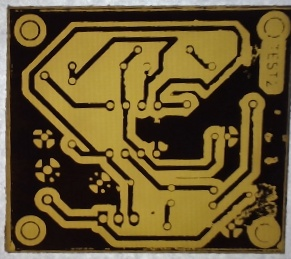
#> input picture pcb-dataset/pcb/3_pcb_output3069.jpg, 291 x 259 px, found by its file name
$ python pcb-main-detection.py
#> lines starting #> are read from the running program, lines starting #| are printed output that depends on the picture; after the words box and inside, x2 and y2 are one past the last pixel; in counts of white or black regions, pixels touching at a corner belong together
import cv2
import numpy as np
import matplotlib.pyplot as plt

# C:\Users\ASUS\Desktop\pcb_detection\pcb-dataset\pcb\pcb_test2.png
# template = cv2.imread("pcb-dataset\pcb\pcb_test2.png", cv2.IMREAD_GRAYSCALE)
template = cv2.imread("pcb-dataset/pcb/3_pcb_output3069.jpg", cv2.IMREAD_GRAYSCALE)
#> template: shape (259, 291); min 0, max 240, mean 88.1
defective = cv2.imread("pcb-dataset/pcb/2_pcb_output9493.jpg", cv2.IMREAD_GRAYSCALE)
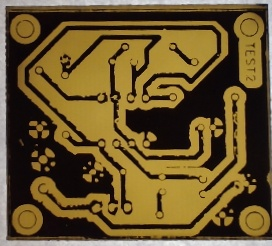
#> input picture pcb-dataset/pcb/2_pcb_output9493.jpg, 272 x 246 px, found by its file name
#> defective: shape (246, 272); min 0, max 243, mean 86
# defective = cv2.imread("pcb-dataset/pcb/1_pcb_output4505.jpg", cv2.IMREAD_GRAYSCALE)

min_height = min(template.shape[0], defective.shape[0])
#> min_height = 246
min_width = min(template.shape[1], defective.shape[1])
#> min_width = 272

# Resize ทั้งสองภาพให้มีขนาดเท่ากันตามขนาดที่เล็กที่สุด
template = cv2.resize(template, (min_width, min_height))
#> template: shape (246, 272)
defective = cv2.resize(defective, (min_width, min_height))


# Preprocessing
def preprocess(img):
    img = cv2.GaussianBlur(img, (5, 5), 0)
    clahe = cv2.createCLAHE(clipLimit=2.0, tileGridSize=(8, 8))
    return clahe.apply(img)


template_proc = preprocess(template)
defective_proc = preprocess(defective)
#> in preprocess (call 2), `img = cv2.GaussianBlur(img, (5, 5), 0)`:
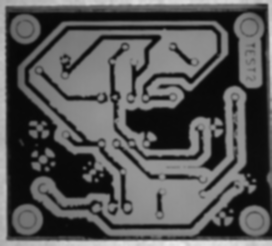
#> img: shape (246, 272); min 7, max 235, mean 86
#> in preprocess (call 2), `return clahe.apply(img)`:
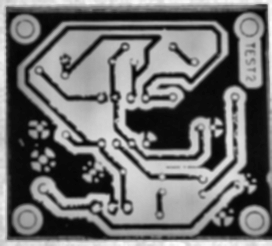
#> returned value: shape (246, 272); min 4, max 253, mean 112.1

# หา Homography และ Align ภาพ (เหมือนเดิม)
orb = cv2.ORB_create(
    nfeatures=20000, scaleFactor=1.2, nlevels=8, edgeThreshold=15, patchSize=31
)
kp1, des1 = orb.detectAndCompute(template_proc, None)
#> kp1 = 2284 keypoints; strongest (x, y, size): (127, 114, 77.1), (128, 113, 92.6), (105, 197, 53.6), (134, 113, 92.6)
kp2, des2 = orb.detectAndCompute(defective_proc, None)
#> kp2 = 2402 keypoints; strongest (x, y, size): (128, 116, 92.6), (205, 164, 64.3), (206, 161, 92.6), (189, 80, 77.1)

# Feature Matching และคำนวณ Homography
FLANN_INDEX_LSH = 6
index_params = dict(
    algorithm=FLANN_INDEX_LSH, table_number=6, key_size=12, multi_probe_level=1
)
search_params = dict(checks=50)
flann = cv2.FlannBasedMatcher(index_params, search_params)
matches = flann.knnMatch(des1, des2, k=2)
#> matches = 2284 matches
good_matches = [m for m, n in matches if m.distance < 0.7 * n.distance][:200]
#> good_matches = 200 matches

src_pts = np.float32([kp1[m.queryIdx].pt for m in good_matches]).reshape(-1, 1, 2)
#> src_pts = 200 rows, first 8: [67, 21], [218, 24], [216, 30], [108, 41], [131, 44], [149, 50], [174, 50], [67, 58]
dst_pts = np.float32([kp2[m.trainIdx].pt for m in good_matches]).reshape(-1, 1, 2)
#> dst_pts = 200 rows, first 8: [63, 22], [212, 25], [210, 31], [104, 40], [126, 43], [144, 49], [169, 48], [65, 55]
H, _ = cv2.findHomography(dst_pts, src_pts, cv2.RANSAC, 5.0)
#> H = [[1.02, -0.00182, 2.86], [-0.00195, 1.07, -1.65], [-1.21e-05, 0.000282, 1]]
aligned = cv2.warpPerspective(defective, H, (template.shape[1], template.shape[0]))
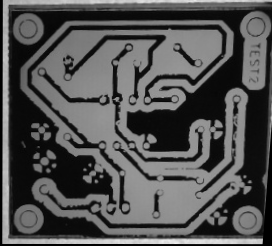
#> aligned: shape (246, 272); min 0, max 241, mean 82.4

# หาความแตกต่างแบบเน้นเฉพาะสีขาว/เทาอ่อนใน Difference
diff = cv2.absdiff(template, aligned)

mask = cv2.inRange(diff, 50, 225)
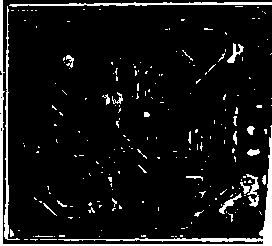
#> mask: shape (246, 272); 8.1% white; 216 white regions (194 under 20 px), largest, box (x1, y1, x2, y2) and area: (0, 0, 272, 246) 2360, (9, 2, 272, 7) 650, (4, 6, 20, 240) 542
specific_gray = cv2.bitwise_and(diff, diff, mask=mask)


_, thresh_otsu = cv2.threshold(diff, 0, 255, cv2.THRESH_BINARY + cv2.THRESH_OTSU)
#> thresh_otsu: shape (246, 272); 5.8% white; 136 white regions (118 under 20 px), largest, box (x1, y1, x2, y2) and area: (0, 0, 272, 246) 2078, (102, 2, 272, 6) 317, (4, 131, 11, 240) 235

# Threshold ด้วยค่าช่วง
thresh_range = cv2.inRange(diff, 50, 150)
#> thresh_range: shape (246, 272); 6% white in thin lines or dots

# รวมผลลัพธ์ทั้งสองแบบ
combined_thresh = cv2.bitwise_or(thresh_otsu, thresh_range)
#> combined_thresh: shape (246, 272); 8.2% white; 216 white regions (194 under 20 px), largest, box (x1, y1, x2, y2) and area: (0, 0, 272, 246) 2371, (9, 2, 272, 7) 650, (4, 6, 20, 240) 542

# ทำ Morphology เพื่อกำจัดจุดรบกวน
kernel = np.ones((3, 3), np.uint8)
cleaned = cv2.morphologyEx(combined_thresh, cv2.MORPH_OPEN, kernel, iterations=1)
#> cleaned: shape (246, 272); 5% white; 48 white regions (27 under 20 px), largest, box (x1, y1, x2, y2) and area: (0, 0, 272, 246) 1865, (224, 2, 272, 5) 144, (4, 209, 9, 239) 116
cleaned = cv2.morphologyEx(cleaned, cv2.MORPH_CLOSE, kernel, iterations=2)
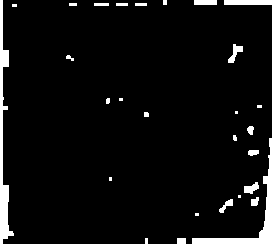
#> cleaned: shape (246, 272); 6% white; 25 white regions (7 under 20 px)

# ค้นหา contours ของส่วนที่แตกต่าง
contours, _ = cv2.findContours(cleaned, cv2.RETR_EXTERNAL, cv2.CHAIN_APPROX_SIMPLE)
#> contours = 25 contours, 13 with area under 20; largest, box (x1, y1, x2, y2) and area: (0, 0, 272, 246) 2210, (224, 0, 272, 5) 188, (228, 44, 243, 63) 96, (194, 0, 217, 5) 88, (244, 182, 259, 194) 86

# สร้าง mask เปล่า
mask_diff = np.zeros_like(cleaned)

# วาด contour ลงบน mask
cv2.drawContours(mask_diff, contours, -1, (255), thickness=cv2.FILLED)

# ใช้ mask เพื่อดึงเฉพาะส่วนที่ต่างออกจากภาพต้นฉบับ
result = cv2.bitwise_and(aligned, aligned, mask=mask_diff)
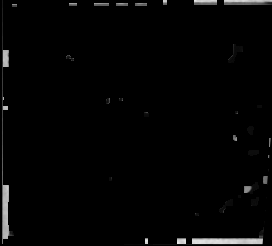
#> result: shape (246, 272); min 0, max 233, mean 4.3

plt.figure(figsize=(18, 12))
plt.subplot(2, 3, 1), plt.imshow(template, cmap="gray"), plt.title("Template")
plt.subplot(2, 3, 2), plt.imshow(defective, cmap="gray"), plt.title("Defective")
plt.subplot(2, 3, 3), plt.imshow(aligned, cmap="gray"), plt.title("Aligned")
plt.subplot(2, 3, 4), plt.imshow(diff, cmap="gray"), plt.title("Difference")
plt.subplot(2, 3, 5), plt.imshow(specific_gray, cmap="gray"), plt.title(
    "Detected Defects"
)
plt.subplot(2, 3, 6), plt.imshow(cleaned, cmap="gray"), plt.title("White/Gray Areas")
plt.tight_layout()
plt.show()
